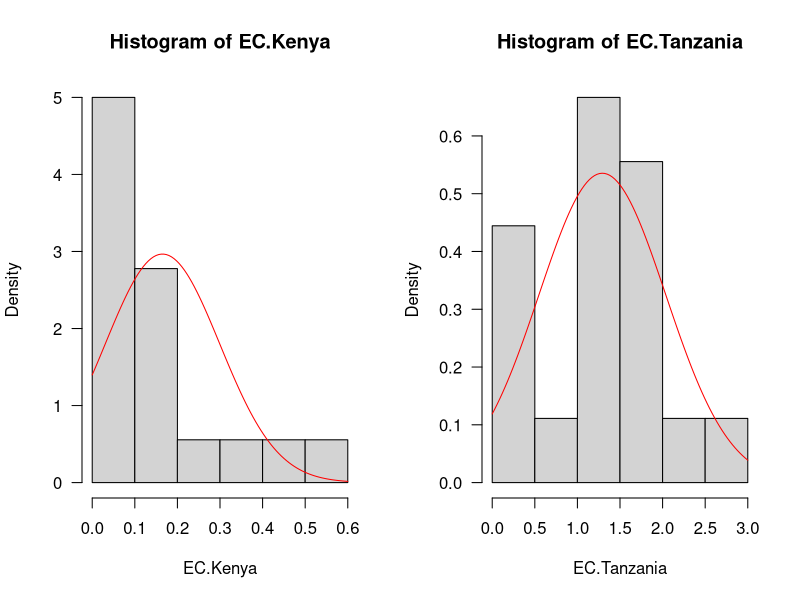
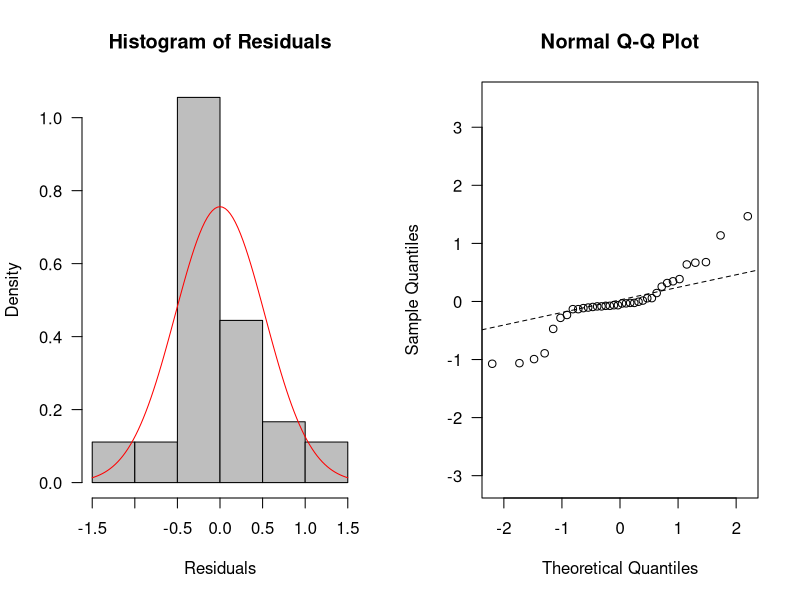
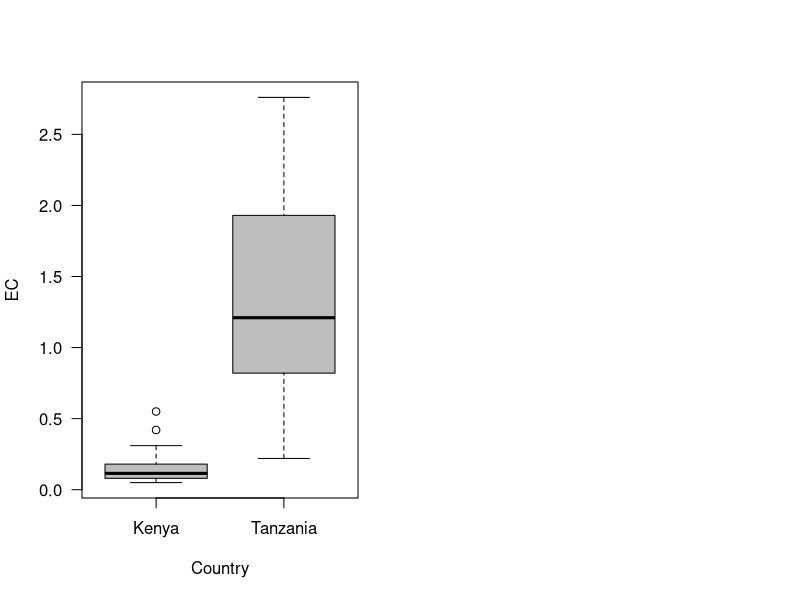

The R script that drew these images, in order:
## ---- chunk 1
Boden <- read.csv("Africa.env.csv")
## ---- chunk 2
ANOVA <- aov(EC ~ Country, data = Boden)
summary(ANOVA)
## ---- chunk 3
## Leitfähigkeit der Bodenproben aus Kenia
EC.Kenya <- subset(Boden, Country == "Kenya")$EC

## Leitfähigkeit der Bodenproben aus Tansania
EC.Tanzania <- subset(Boden, Country == "Tanzania")$EC

## Histogramme
par(mfrow=c(1,2), las = 1)

## Leitfähigkeit der Bodenproben aus Kenia
hist(EC.Kenya, freq = FALSE)
curve(dnorm(x, mean = mean(EC.Kenya), sd = sd(EC.Kenya)), col = "red", add = TRUE)

## Leitfähigkeit der Bodenproben aus Tansania
hist(EC.Tanzania, freq = FALSE)
curve(dnorm(x, mean = mean(EC.Tanzania), sd = sd(EC.Tanzania)), col = "red", add = TRUE)

## ---- chunk 4
## Residuen
Residuals <- resid(ANOVA)

par(mfrow = c(1, 2), las = 1)

hist(Residuals, freq = FALSE, col = "grey")
curve(dnorm(x, mean = mean(Residuals), sd = sd(Residuals)), col = "red", add = TRUE)

qqnorm(Residuals, asp = 1)
qqline(Residuals, lty = 2)
## ---- chunk 5
shapiro.test(Residuals)
## ---- chunk 6
boxplot(EC ~ Country, data = Boden, col = "grey")
